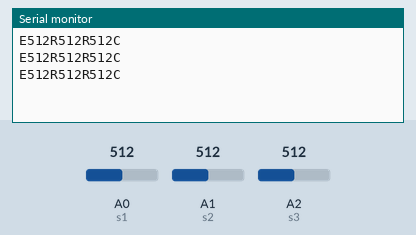
Simulated run of this sketch. Board: Arduino Uno, built with avr-gcc and run on an emulated ATmega328P. Parts: the last lines printed to the serial monitor. The inputs (shaded band) are chosen by the test bench; at power-on: A0 (s1) = 512, A1 (s2) = 512, A2 (s3) = 512.

Above: at 1.3 s.
1.4 s: A0 (s1) set to 716
At 1.9 s:
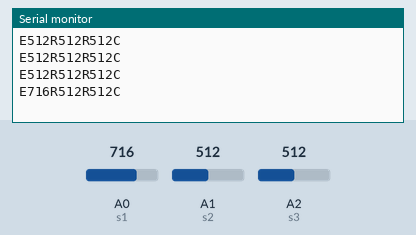
2.9 s: A1 (s2) set to 716
At 3.4 s:
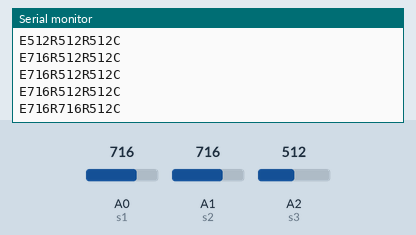
4.4 s: A2 (s3) set to 716
At 4.9 s:
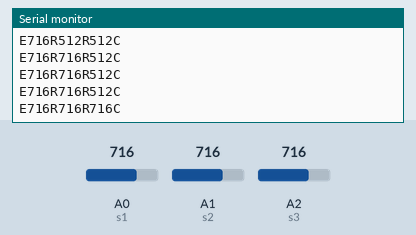
5.9 s: A0 (s1) set to 900
At 6.4 s:
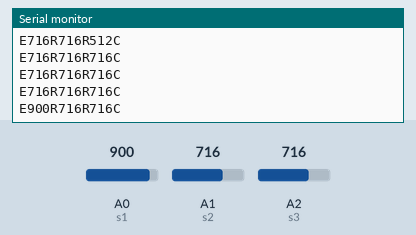
7.4 s: A1 (s2) set to 900
At 7.9 s:
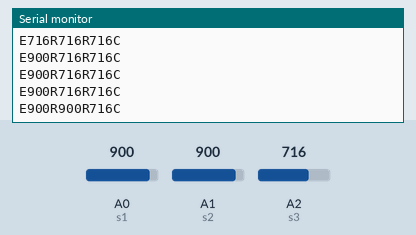
8.9 s: A2 (s3) set to 900
At 9.4 s:
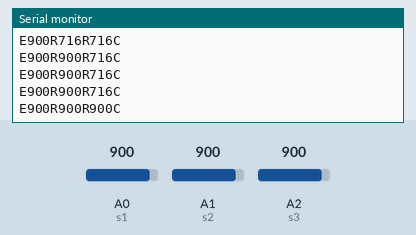
Timing chart, 0 to 11.4 s (numbered marks = the images above; inputs shaded):
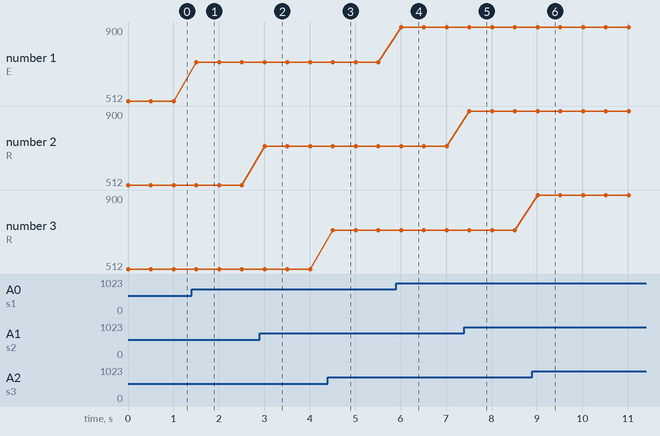

The sketch:

P_12_EscrituraActAPyton.ino
```cpp
int s1=A0;
int s2=A1;
int s3=A2;

void setup() {
  // put your setup code here, to run once:
Serial.begin(9600);
Serial.setTimeout(10);
}

void loop() {
  // put your main code here, to run repeatedly:
int v1 =analogRead(s1);
int v2 =analogRead(s2);
int v3 =analogRead(s3);

String c = "E"+ String(v1)+"R"+String(v2)+"R"+String(v3)+"C";
Serial.println(c);

delay(500);
}
```

Measured:
- after the input at 1.4 s, the serial monitor: prints a new line after 0.10 s (image 1)
- after the input at 2.9 s, the serial monitor: prints a new line after 0.11 s (image 2)
- after the input at 4.4 s, the serial monitor: prints a new line after 0.11 s (image 3)
- after the input at 5.9 s, the serial monitor: prints a new line after 0.11 s (image 4)
- after the input at 7.4 s, the serial monitor: prints a new line after 0.11 s (image 5)
- after the input at 8.9 s, the serial monitor: prints a new line after 0.12 s (image 6)
- plotted number 1: 512 → 716 after the input at 1.4 s, 716 → 900 after the input at 5.9 s
